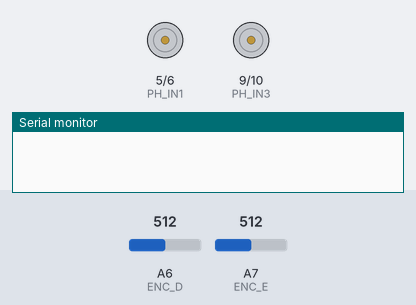
A sketch run on a simulated Arduino Nano, built with avr-gcc and run on an emulated ATmega328P. Shown: motor-driver pin pairs drawn as motors (green arrow = first pin HIGH = forward, orange = second pin HIGH = backward, longer = more drive), the last lines printed to the serial monitor. The test bench sets the inputs (shaded band); at power-on: A6 (ENC_D) = 512, A7 (ENC_E) = 512. EEPROM starts erased.

Above: at 0.1 s.
At 10.1 s:
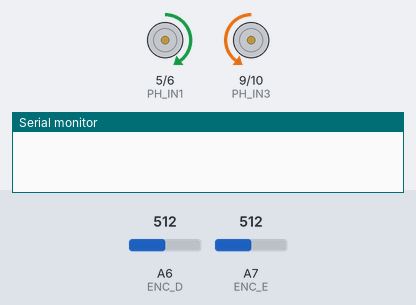
At 15.4 s:
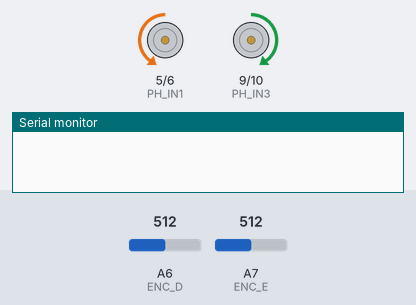
At 22.3 s:
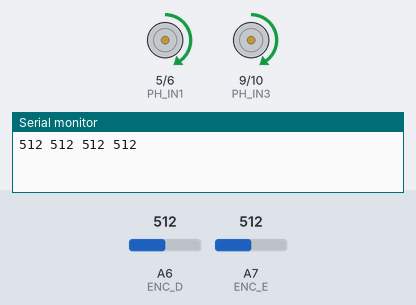
Timing chart, 0 to 23.8 s (numbered marks = the images above):
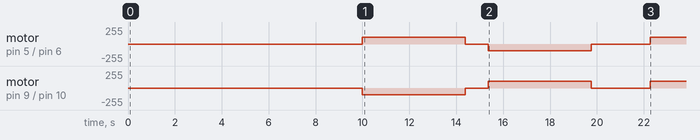

The sketch:

calibra_encoders.ino
```cpp
/*
 * Programa dos robos do futebol. Recebe informacoes enviadas por RF e aciona os motores.
 * Atualizacao 3 nov 2017
 */

//Definicao do jogador
//Obs.: #jogador_HW = #jogador_SW + 1
const int jogador = 1;

//Inclusao de bibliotecas
#include <SPI.h>
#include<EEPROM.h>
#include "nRF24L01.h"
#include "RF24.h"
#include "MsTimer2.h"

//Pinos da Ponte H
#define PH_IN1 5
#define PH_IN2 6
#define PH_IN3 9
#define PH_IN4 10

//Pinos do RF
#define RF_CSN 4
#define RF_CE 3
#define RF_MO 11
#define RF_MI 12
#define RF_SCK 13

//Pinos do Encoder
#define ENC_D A6
#define ENC_E A7

//Variaveis globais de leitura de encoder
int limsup_dir = 0;
int limsup_esq = 0;
int liminf_dir = 1023;
int liminf_esq = 1023;

volatile boolean estado_direita = false;
volatile boolean estado_esquerda = false;
volatile long int contador_direita = 0;
volatile long int contador_esquerda = 0;

//Definicoes de radio
RF24 radio(3,4);
const uint64_t pipe = 0xA2E8F0F0E1LL;

struct Mensagem{
  int VEL1_DIR;
  int VEL1_ESQ;
  int VEL2_DIR;
  int VEL2_ESQ;
  int VEL3_DIR;
  int VEL3_ESQ;
  int CHECKSUM;
} mensagem;

//Configura velocidade dos motores (para frente ou para tras) com PWM
//motorA = motor da esquerda, motorB = motor da direita
void configura_velocidade (int motorA, int motorB){
  if(motorA > 0){
    analogWrite(PH_IN1, motorA);
    analogWrite(PH_IN2, 0);
  }
  else{
    analogWrite(PH_IN1, 0);
    analogWrite(PH_IN2, -motorA);
  }

  if(motorB > 0){
    analogWrite(PH_IN3, motorB);
    analogWrite(PH_IN4, 0);
  }
  else{
    analogWrite(PH_IN3, 0);
    analogWrite(PH_IN4, -motorB);
  }
}

//Para os motores. Para parar o motorA, deve-se passar o parametro motorA!=0. Analogamente para motorB.
void para_motores (int motorA, int motorB){
  if(motorA){
    digitalWrite(PH_IN1,1);
    digitalWrite(PH_IN2,1);
  }
  if(motorB){
    digitalWrite(PH_IN3,1);
    digitalWrite(PH_IN4,1);
  }
}

//Configura o valor para cada motor, segundo http://migre.me/wosaU
void configura_motores (int in1, int in2, int in3, int in4){
  digitalWrite(PH_IN1, in1);
  digitalWrite(PH_IN2, in2);
  digitalWrite(PH_IN3, in3);
  digitalWrite(PH_IN4, in4);
}

//Funcao para calibrar os valores padrao de maximo e minimo a serem utilizados e salva-los na memoria EEPROM
//Na funcao leitura_encoder()
void calibra_encoder(){

  int dir_agora, esq_agora;
  //Ligamos os motores para um giro anti-horario do robo em seu proprio eixo
  configura_velocidade(100, -100);
  for(long i = 0; i < 10000; i++){
    dir_agora = analogRead(ENC_D);

    if(dir_agora > limsup_dir)
      limsup_dir = dir_agora;
    if(dir_agora < liminf_dir)
      liminf_dir = dir_agora;

    esq_agora = analogRead(ENC_E);

    if(esq_agora > limsup_esq)
      limsup_esq = esq_agora;
    if(esq_agora < liminf_esq)
      liminf_esq = esq_agora;
  }

  //Paramos os motores
  para_motores(1,1);
  delay(1000);

  //Ligamos os motores para um giro horario do robo em seu proprio eixo
  configura_velocidade(-100, 100);
  for(long i = 0; i < 10000; i++){
    dir_agora = analogRead(ENC_D);

    if(dir_agora > limsup_dir)
      limsup_dir = dir_agora;
    if(dir_agora < liminf_dir)
      liminf_dir = dir_agora;

    esq_agora = analogRead(ENC_E);

    if(esq_agora > limsup_esq)
      limsup_esq = esq_agora;
    if(esq_agora < liminf_esq)
      liminf_esq = esq_agora;
  }
  //Paramos os motores
  para_motores(1,1);

  //Escreve os limites na memoria EEPROM
  EEPROM.write(0, (byte) (limsup_esq >> 8));
  EEPROM.write(1, (byte) (limsup_esq & 0xff));

  EEPROM.write(2, (byte) (liminf_esq >> 8));
  EEPROM.write(3, (byte) (liminf_esq & 0xff));

  EEPROM.write(4, (byte) (limsup_dir >> 8));
  EEPROM.write(5, (byte) (limsup_dir & 0xff));

  EEPROM.write(6, (byte) (liminf_dir >> 8));
  EEPROM.write(7, (byte) (liminf_dir & 0xff));

  delay(500);

  //Interface serial exibe os limites encontrados - *PODE SER COMENTADO*
  //Serial.print(limsup_esq);
  //Serial.print(" ");
  //Serial.print(limsup_dir);
  //Serial.print(" ");
  //Serial.print(liminf_esq);
  //Serial.print(" ");
  //Serial.println(liminf_dir);

  delay(1000);

  contador_esquerda = 0;
  contador_direita = 0;
}

//Recupera os limites superior e inferior da EEPPROM
void ler_limites(){
  limsup_esq = (((int) EEPROM.read(0)) << 8) + EEPROM.read(1);
  liminf_esq = (((int) EEPROM.read(2)) << 8) +EEPROM.read(3);

  limsup_dir = (((int) EEPROM.read(4)) << 8) +EEPROM.read(5);
  liminf_dir = (((int) EEPROM.read(6)) << 8) +EEPROM.read(7);
}

//RSI periodica para leitura do valor do encoder
void leitura_encoder(){

  if(analogRead(ENC_D) > 0.55*limsup_dir + 0.45*liminf_dir && estado_direita == false)
  {
    estado_direita = true;
    contador_direita++;
  }
  if(analogRead(ENC_D) < 0.45*limsup_dir + 0.55*liminf_dir && estado_direita == true)
  {
    estado_direita = false;
    contador_direita++;
  }

  if(analogRead(ENC_E) > 0.55*limsup_esq + 0.45*liminf_esq && estado_esquerda == false)
  {
    estado_esquerda = true;
    contador_esquerda++;
  }
  if(analogRead(ENC_E) < 0.45*limsup_esq + 0.55*liminf_esq && estado_esquerda == true)
  {
    estado_esquerda = false;
    contador_esquerda++;
  }

}

//Funcao de controle (controlador P)
void do_pid(long vell, long velr)
{
  double kp = 10.0;
  if(vell > 0 && velr > 0)
  {
    double erro = (vell * contador_direita - velr * contador_esquerda) / (double) (abs(velr) + abs(vell));

    if(abs(vell) >= abs(velr))
      configura_velocidade(vell, max(-255, min(255, velr - kp * erro)));
    else
      configura_velocidade(max(-255, min(255, vell + kp * erro)), velr);
  }
  else if(vell > 0 && velr < 0)
  {
    double erro = (-1 * vell * contador_direita - velr * contador_esquerda) / (double) (abs(velr) + abs(vell));

    if(abs(vell) >= abs(velr))
      configura_velocidade(vell, max(-255, min(255, velr - kp * erro)));
    else
      configura_velocidade(max(-255, min(255, vell - kp * erro)), velr);
  }
  else if(vell < 0 && velr > 0)
  {
    double erro = (vell * contador_direita + velr * contador_esquerda) / (double) (abs(velr) + abs(vell));

    if(abs(vell) >= abs(velr))
      configura_velocidade(vell, max(-255, min(255, velr + kp * erro)));
    else
      configura_velocidade(max(-255, min(255, vell + kp * erro)), velr);
  }
  else if(vell < 0 && velr < 0)
  {
    double erro = (vell * contador_direita - velr * contador_esquerda) / (double) (abs(velr) + abs(vell));

    if(abs(vell) >= abs(velr))
      configura_velocidade(vell, max(-255, min(255, velr - kp * erro)));
    else
      configura_velocidade(max(-255, min(255, vell + kp * erro)), velr);
  }
  else
  {
    if(vell == 0 && velr == 0)
      para_motores(1,1);
    else
      configura_velocidade(vell, velr);
  }
}

unsigned int hashCode(struct Mensagem msg) {
  unsigned char *str = (unsigned char *) &msg;

  unsigned int hash = 5381;
  for(int i = 0; i < 12; i++)
    hash = ((hash << 5) + hash) + *(str + i);

  return hash;
}

//Inicializacoes
long ti = 0;
void setup(){
 pinMode(PH_IN1, OUTPUT);
 pinMode(PH_IN2, OUTPUT);
 pinMode(PH_IN3, OUTPUT);
 pinMode(PH_IN4, OUTPUT);

 MsTimer2::set(1, leitura_encoder); //RSI periodica leitura_encoder com T=1ms
 MsTimer2::start(); //Habilita RSI

 delay(10000);
 calibra_encoder();

 Serial.begin(9600);
 Serial.print(limsup_esq);
 Serial.print(" ");
 Serial.print(limsup_dir);
 Serial.print(" ");
 Serial.print(liminf_esq);
 Serial.print(" ");
 Serial.println(liminf_dir);
 delay(1000);
 contador_esquerda = 0;
 contador_direita = 0;
 ti = millis();
}

long direita_prev, esquerda_prev;

void loop(){
  do_pid(100, 100);
  //configura_velocidade(-100, -100);
  /*
  Serial.print(contador_esquerda);
  Serial.print(" ");
  Serial.println(contador_direita);
  */
  /*
  Serial.print(analogRead(ENC_E));
  Serial.print(" ");
  Serial.println(analogRead(ENC_D));
  */

  if(millis()-ti >= 1000) {
    Serial.print(contador_esquerda-esquerda_prev);
    Serial.print(" ");
    Serial.println(contador_direita-direita_prev);
    direita_prev = contador_direita;
    esquerda_prev = contador_esquerda;
    ti = millis();
  }

}
```

Measured:
- by itself, motor on pin 5 (PH_IN1) / pin 6 (PH_IN2): stopped → forward 100/255 at 10.0 s, → stopped 4.4 s later, → backward 100/255 1.0 s later, → stopped 4.4 s later, … (5 changes in this stretch)
- by itself, motor on pin 9 (PH_IN3) / pin 10 (PH_IN4): stopped → backward 100/255 at 10.0 s, → stopped 4.4 s later, → forward 100/255 1.0 s later, → stopped 4.4 s later, … (5 changes in this stretch)
